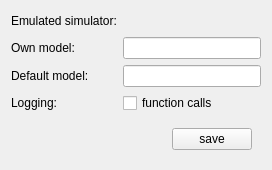
<?xml version="1.0" encoding="UTF-8"?>
<ui version="4.0">
 <class>CSettingsSwiftPlugin</class>
 <widget class="QFrame" name="CSettingsSwiftPlugin">
  <property name="geometry">
   <rect>
    <x>0</x>
    <y>0</y>
    <width>272</width>
    <height>162</height>
   </rect>
  </property>
  <property name="windowTitle">
   <string>Frame</string>
  </property>
  <layout class="QFormLayout" name="fl_SettingsPlugin">
   <item row="0" column="0">
    <widget class="QLabel" name="lbl_EmulatedSimulator">
     <property name="text">
      <string>Emulated simulator:</string>
     </property>
    </widget>
   </item>
   <item row="3" column="0">
    <widget class="QLabel" name="lbl_DefaultModel">
     <property name="text">
      <string>Default model:</string>
     </property>
    </widget>
   </item>
   <item row="3" column="1">
    <widget class="BlackGui::Components::CDbModelKeyCompleter" name="lep_DefaultModel"/>
   </item>
   <item row="6" column="0" colspan="2">
    <widget class="QWidget" name="wi_Buttons" native="true">
     <layout class="QHBoxLayout" name="horizontalLayout">
      <item>
       <spacer name="hs_Buttons">
        <property name="orientation">
         <enum>Qt::Horizontal</enum>
        </property>
        <property name="sizeHint" stdset="0">
         <size>
          <width>40</width>
          <height>20</height>
         </size>
        </property>
       </spacer>
      </item>
      <item>
       <widget class="QPushButton" name="pb_Save">
        <property name="text">
         <string>save</string>
        </property>
       </widget>
      </item>
     </layout>
    </widget>
   </item>
   <item row="4" column="1">
    <widget class="QCheckBox" name="cb_LogFunctionCalls">
     <property name="text">
      <string>function calls</string>
     </property>
    </widget>
   </item>
   <item row="4" column="0">
    <widget class="QLabel" name="lbl_Logging">
     <property name="text">
      <string>Logging:</string>
     </property>
    </widget>
   </item>
   <item row="2" column="0">
    <widget class="QLabel" name="lbl_OwnModel">
     <property name="text">
      <string>Own model:</string>
     </property>
    </widget>
   </item>
   <item row="2" column="1">
    <widget class="BlackGui::Components::CDbModelKeyCompleter" name="lep_OwnModel"/>
   </item>
   <item row="0" column="1">
    <widget class="QWidget" name="wi_EmulatedSimulator" native="true">
     <layout class="QHBoxLayout" name="hl_EmulatedSimulator">
      <property name="leftMargin">
       <number>0</number>
      </property>
      <property name="topMargin">
       <number>0</number>
      </property>
      <property name="rightMargin">
       <number>0</number>
      </property>
      <property name="bottomMargin">
       <number>0</number>
      </property>
      <item>
       <widget class="BlackGui::Components::CSimulatorSelector" name="comp_EmulatedSimulatorSelector">
        <property name="minimumSize">
         <size>
          <width>125</width>
          <height>0</height>
         </size>
        </property>
       </widget>
      </item>
      <item>
       <spacer name="hs_EmulatedSimulator">
        <property name="orientation">
         <enum>Qt::Horizontal</enum>
        </property>
        <property name="sizeHint" stdset="0">
         <size>
          <width>40</width>
          <height>20</height>
         </size>
        </property>
       </spacer>
      </item>
     </layout>
    </widget>
   </item>
  </layout>
 </widget>
 <customwidgets>
  <customwidget>
   <class>BlackGui::Components::CSimulatorSelector</class>
   <extends>QFrame</extends>
   <header>blackgui/components/simulatorselector.h</header>
   <container>1</container>
  </customwidget>
  <customwidget>
   <class>BlackGui::Components::CDbModelKeyCompleter</class>
   <extends>QLineEdit</extends>
   <header>blackgui/components/dbmodelkeycompleter.h</header>
  </customwidget>
 </customwidgets>
 <tabstops>
  <tabstop>lep_OwnModel</tabstop>
  <tabstop>lep_DefaultModel</tabstop>
  <tabstop>cb_LogFunctionCalls</tabstop>
  <tabstop>pb_Save</tabstop>
 </tabstops>
 <resources/>
 <connections/>
</ui>
